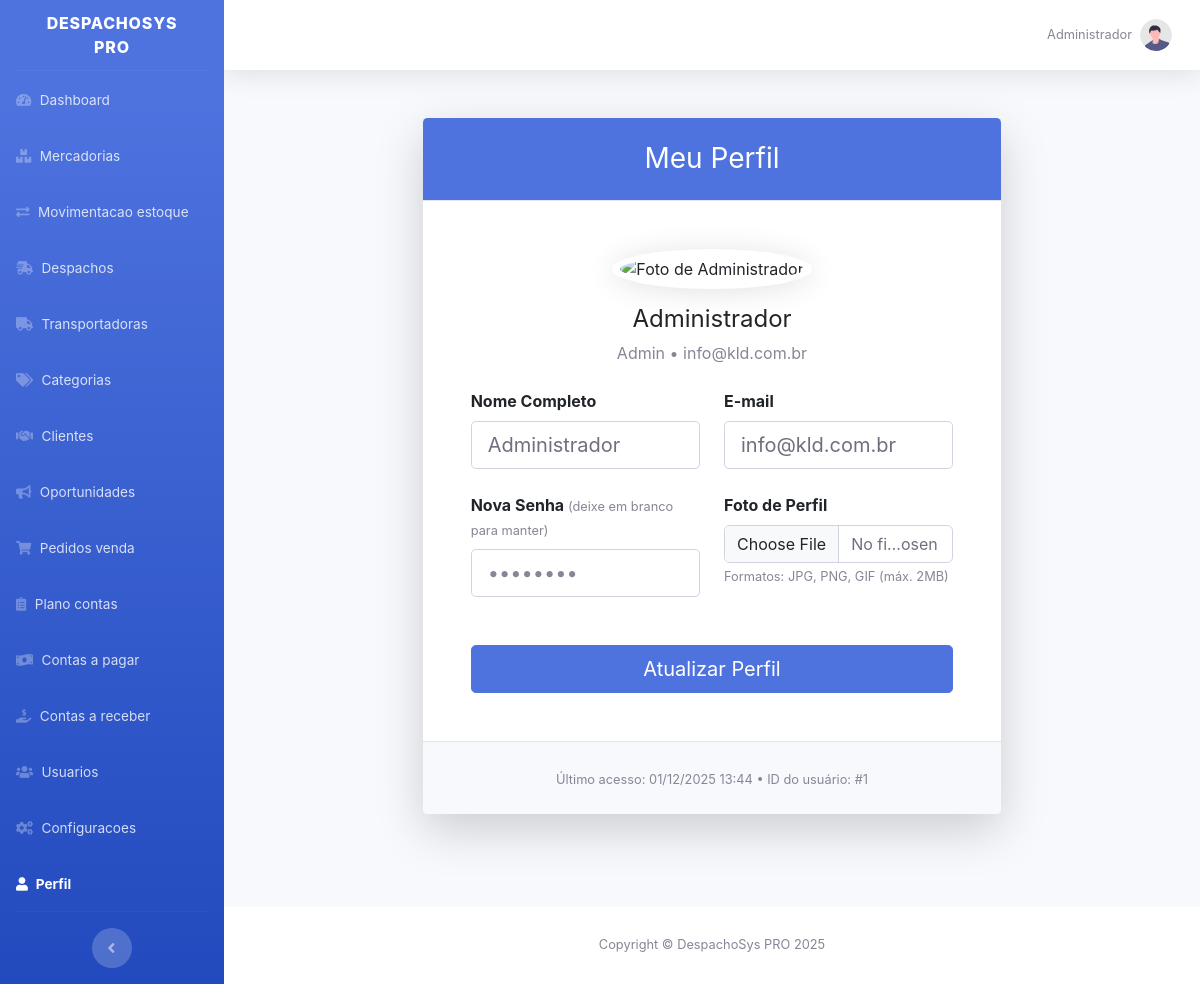
The app's page /index.php?page=perfil (signed in) with its own data.
### tables this page shows
CREATE TABLE `users` (
  `id` int(11) NOT NULL,
  `nome` varchar(100) NOT NULL,
  `email` varchar(100) NOT NULL,
  `senha_hash` varchar(255) NOT NULL,
  `role` enum('admin','despachante','visualizador','vendedor','estoquista','logistica','financeiro') NOT NULL,
  `foto_perfil` varchar(255) DEFAULT NULL
);

### core.php (called while the page is built, shortened)
<?php
class DB {
    private static $instance = null;
    private function __construct() {
        try {
            $this->pdo = new PDO("mysql:host=".DB_HOST.";dbname=".DB_NAME.";charset=utf8mb4", DB_USER, DB_PASS, [
                PDO::ATTR_ERRMODE => PDO::ERRMODE_EXCEPTION,
                PDO::ATTR_DEFAULT_FETCH_MODE => PDO::FETCH_ASSOC
            ]);
        } catch (Exception $e) {
            die("Erro de banco: " . $e->getMessage());
        }
    }
    public static function getInstance() {
        if (self::$instance === null) self::$instance = new DB();
        return self::$instance->pdo;
    }
}
class Auth {
    public static function isLoggedIn() { return isset($_SESSION['user_id']); }
}
class SystemCore {
    public static function getUser() {
        $stmt = DB::getInstance()->prepare("SELECT id, nome, email, role FROM users WHERE id = ?");
        $stmt->execute([$_SESSION['user_id']]);
        return $stmt->fetch() ?: null;
    }
}

### views/_perfil.php (the view, shortened to what this page needs)
<?php
$user = SystemCore::getUser();
?>
<div class="container-fluid py-4">
    <div class="row justify-content-center">
        <div class="col-lg-8">
            <div class="card shadow-lg border-0">
                <div class="card-header bg-primary text-white text-center py-4">
                    <h3 class="mb-0">Meu Perfil</h3>
                </div>
                <div class="card-body p-5">
                    <div class="text-center mb-4">
                        <img src="<?= htmlspecialchars($user['foto_perfil'] ?? 'assets/img/default-avatar.png') ?>"
                             alt="Foto de <?= htmlspecialchars($user['nome']) ?>"
                             class="rounded-circle img-thumbnail shadow"
                             style="width: 150px; height: 150px; object-fit: cover; border: 4px solid #fff;">
                        <h4 class="mt-3"><?= htmlspecialchars($user['nome']) ?></h4>
                        <p class="text-muted"><?= ucfirst($user['role']) ?> • <?= htmlspecialchars($user['email']) ?></p>
                    </div>
                    <form method="POST" enctype="multipart/form-data">
                        <div class="row g-4">
                            <div class="col-md-6">
                                <label class="form-label fw-bold">Nome Completo</label>
                                <input type="text" name="nome" class="form-control form-control-lg"
                                       value="<?= htmlspecialchars($user['nome']) ?>" required>
                            </div>
                            <div class="col-md-6">
                                <label class="form-label fw-bold">E-mail</label>
                                <input type="email" name="email" class="form-control form-control-lg"
                                       value="<?= htmlspecialchars($user['email']) ?>" required>
                            </div>
                            <div class="col-md-6">
                                <label class="form-label fw-bold">Nova Senha <small class="text-muted">(deixe em branco para manter)</small></label>
                                <input type="password" name="senha" class="form-control form-control-lg"
                                       placeholder="••••••••" minlength="6">
                            </div>
                            <div class="col-md-6">
                                <label class="form-label fw-bold">Foto de Perfil</label>
                                <input type="file" name="foto" class="form-control" accept="image/*">
                                <small class="text-muted">Formatos: JPG, PNG, GIF (máx. 2MB)</small>
                            </div>
                        </div>
                        <div class="d-grid mt-5">
                            <button type="submit" class="btn btn-primary btn-lg">
                                Atualizar Perfil
                            </button>
                        </div>
                    </form>
                </div>
                <div class="card-footer text-center py-4 bg-light">
                    <small class="text-muted">
                        Último acesso: <?= date('d/m/Y H:i') ?> •
                        ID do usuário: #<?= $user['id'] ?>
                    </small>
                </div>
            </div>
        </div>
    </div>
</div>

### index.php (shortened to what this page needs)
<?php
require_once 'core.php';
$page = $_GET['page'] ?? 'login';
$currentUser = Auth::isLoggedIn() ? SystemCore::getUser() : null;
?>
<!DOCTYPE html>
<html lang="pt-BR">
<head>
    <link href="https://cdn.jsdelivr.net/npm/bootstrap@5.3.3/dist/css/bootstrap.min.css" rel="stylesheet">
    <link href="https://cdnjs.cloudflare.com/ajax/libs/font-awesome/5.15.4/css/all.min.css" rel="stylesheet">
    <link href="css/sb-admin-2.min.css" rel="stylesheet">
</head>
<?php if ($page === 'login' || $page === 'rastrear'): ?>
    <body class="bg-gradient-primary">
        <div class="container">
            <div class="row justify-content-center">
                <div class="col-xl-10 col-lg-12 col-md-9">
                    <div class="card o-hidden border-0 shadow-lg my-5">
                        <div class="card-body p-0">
                            <?php if ($page === 'login'): ?>
                                <?php include 'views/_login.php'; ?>
                            <?php else: ?>
                                <?php include 'views/_rastrear.php'; ?>
                            <?php endif; ?>
                        </div>
                    </div>
                </div>
            </div>
        </div>
    </body>
<?php else: ?>
    <body id="page-top">
        <div id="wrapper">
            <ul class="navbar-nav bg-gradient-primary sidebar sidebar-dark accordion" id="accordionSidebar">
                <a class="sidebar-brand d-flex align-items-center justify-content-center" href="index.php?page=dashboard">
                    <div class="sidebar-brand-text mx-3"><?php echo SITE_NAME; ?></div>
                </a>
                <hr class="sidebar-divider my-0">
                <?php
                    $menu_items = SystemCore::getConfig('menu_access_roles') ?? [];
                    $current_role = $currentUser['role'] ?? 'guest';
                    $all_modules = [
                        'dashboard' => 'fas fa-tachometer-alt',
                        'mercadorias' => 'fas fa-boxes',
                        'movimentacao_estoque' => 'fas fa-exchange-alt',
                        'despachos' => 'fas fa-shipping-fast',
                        'transportadoras' => 'fas fa-truck',
                        'categorias' => 'fas fa-tags',
                        'clientes' => 'fas fa-handshake',
                        'oportunidades' => 'fas fa-bullhorn',
                        'pedidos_venda' => 'fas fa-shopping-cart',
                        'plano_contas' => 'fas fa-clipboard-list',
                        'contas_a_pagar' => 'fas fa-money-bill-wave',
                        'contas_a_receber' => 'fas fa-hand-holding-usd',
                        'usuarios' => 'fas fa-users',
                        'configuracoes' => 'fas fa-cogs',
                        'perfil' => 'fas fa-user',
                    ];
                ?>
                <?php foreach ($all_modules as $menu_page => $icon): ?>
                    <?php
                        $is_allowed = ($current_role === 'admin' || (isset($menu_items[$menu_page]) && in_array($current_role, $menu_items[$menu_page])));
                        if ($menu_page === 'dashboard' || $menu_page === 'perfil') $is_allowed = true;
                    ?>
                    <?php if ($is_allowed):
                        $display_name = ucfirst(str_replace('_', ' ', $menu_page));
                    ?>
                        <li class="nav-item <?php echo ($page === $menu_page) ? 'active' : ''; ?>">
                            <a class="nav-link" href="index.php?page=<?php echo $menu_page; ?>">
                                <i class="<?php echo $icon; ?>"></i>
                                <span><?php echo $display_name; ?></span>
                            </a>
                        </li>
                    <?php endif; ?>
                <?php endforeach; ?>
                <hr class="sidebar-divider d-none d-md-block">
                <div class="text-center d-none d-md-inline">
                    <button class="rounded-circle border-0" id="sidebarToggle"></button>
                </div>
            </ul>
            <div id="content-wrapper" class="d-flex flex-column">
                <div id="content">
                    <nav class="navbar navbar-expand navbar-light bg-white topbar mb-4 static-top shadow">
                        <ul class="navbar-nav ms-auto">
                            <li class="nav-item dropdown no-arrow">
                                <a class="nav-link dropdown-toggle" href="#" id="userDropdown" role="button" data-bs-toggle="dropdown" aria-haspopup="true" aria-expanded="false">
                                    <span class="mr-2 d-none d-lg-inline text-gray-600 small"><?php echo $currentUser['nome']; ?></span>
                                    <img class="img-profile rounded-circle" src="<?php echo $currentUser['foto_perfil'] ?? 'img/undraw_profile.svg'; ?>">
                                </a>
                            </li>
                        </ul>
                    </nav>
                    <div class="container-fluid">
                        <?php
                            $view_path = 'views/_' . $page . '.php';
                            if (file_exists($view_path)) {
                                include $view_path;
                            } else {
                                include 'views/_404.php';
                            }
                        ?>
                    </div>
                </div>
                <footer class="sticky-footer bg-white">
                    <div class="container my-auto">
                        <div class="copyright text-center my-auto">
                            <span>Copyright &copy; <?php echo SITE_NAME; ?> <?php echo date('Y'); ?></span>
                        </div>
                    </div>
                </footer>
            </div>
        </div>
    </body>
<?php endif; ?>
</html>

### records on screen
users: nome "Administrador", role "Admin", email "info@kld.com.br", id "1"

### other values on screen
SITE_NAME "DESPACHOSYS PRO"
$display_name "Dashboard"
$display_name "Mercadorias"
$display_name "Movimentacao estoque"
$display_name "Despachos"
$display_name "Transportadoras"
$display_name "Categorias"
$display_name "Clientes"
$display_name "Oportunidades"
$display_name "Pedidos venda"
$display_name "Plano contas"
$display_name "Contas a pagar"
$display_name "Contas a receber"
$display_name "Usuarios"
$display_name "Configuracoes"
